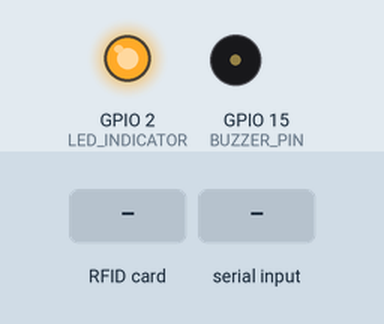
A sketch run on a simulated ESP32. Shown: output pins drawn as LEDs (lit = HIGH), buzzer (waves = sounding, pin HIGH). Inputs (shaded band) come from the test bench. WiFi joins after 1.5 s; servers stay silent unless stated; a WiFi scan finds three made-up networks; uploads are accepted with an empty reply; what the sketch prints to the serial monitor is not drawn.

Above: at 5.2 s.
At 6.8 s:
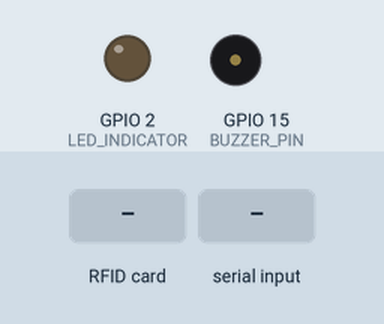
6.9 s: RFID card 5E 7A 19 C4 held to the reader
8.4 s: "REGISTRATION_SUCCESS\n" received over Serial
Timing chart, 0 to 11.4 s (numbered marks = the images above; inputs shaded):
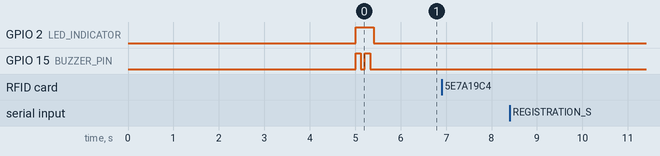

Measured:
- after the input at 6.9 s, every drawn part: stays the same
- after the input at 8.4 s, every drawn part: stays the same

The sketch:

esp32_rfid_reader.ino
```cpp
/*
 * ============================================================
 * SiRW Digital - Firmware IoT ESP32 RFID / NFC Reader (e-KTP & Mifare)
 * Proyek: Sistem Informasi Manajemen Rukun Warga (RW 05 Sukamaju)
 *
 * Wiring RC522 ke Arduino Nano ESP32:
 *   RC522   | Pin Arduino Nano ESP32
 *   --------|-----------------------
 *   SDA(SS) | Pin D10 (atau GPIO 21)
 *   SCK     | Pin D13 (atau GPIO 48)
 *   MOSI    | Pin D11 (atau GPIO 38)
 *   MISO    | Pin D12 (atau GPIO 47)
 *   RST     | Pin D9  (atau GPIO 18)
 *   GND     | GND
 *   3.3V    | 3V3    ⚠️ (PERINGATAN: Jangan ke 5V / VBUS!)
 *
 * Wiring RC522 ke ESP32 Standar (DevKit 30/38 pin):
 *   RC522   | Pin ESP32 DevKit
 *   --------|-----------------
 *   SDA(SS) | GPIO 5
 *   SCK     | GPIO 18
 *   MOSI    | GPIO 23
 *   MISO    | GPIO 19
 *   RST     | GPIO 22
 *   GND     | GND
 *   3.3V    | 3.3V
 * ============================================================
 */

#include <WiFi.h>
#include <HTTPClient.h>
#include <WiFiClientSecure.h>
#include <SPI.h>
#include <MFRC522.h>
// Note: Tanpa dependency ArduinoJson agar langsung bisa dicompile tanpa instalasi tambahan!

// ================= PILIH BOARD YANG DIGUNAKAN =================
// Aktifkan SALAH SATU baris define di bawah ini sesuai modul ESP32 Anda:
//#define USE_ARDUINO_NANO_ESP32   // <-- Aktif jika menggunakan Arduino Nano ESP32
//#define USE_ESP32_S3           // <-- Aktif jika menggunakan ESP32-S3 Dev Module
#define USE_ESP32_DEVKIT         // <-- Aktif jika menggunakan ESP32 DevKit Standar (WROOM 30/38 pin)

#if defined(USE_ARDUINO_NANO_ESP32)
  // Pinout Arduino Nano ESP32
  #if defined(D10) && defined(D9)
    #define SS_PIN    D10  // GPIO 21
    #define RST_PIN   D9   // GPIO 18
  #else
    #define SS_PIN    21   // D10 / GPIO 21
    #define RST_PIN   18   // D9  / GPIO 18
  #endif
  #ifndef LED_BUILTIN
    #define LED_INDICATOR 13
  #else
    #define LED_INDICATOR LED_BUILTIN
  #endif
  #define BUZZER_PIN    -1  // Opsional: pin buzzer jika ada (misal D2 / GPIO 5)

#elif defined(USE_ESP32_S3)
  // Pinout ESP32-S3 Dev Module
  #define SS_PIN    10  // SDA (SS)
  #define RST_PIN   9   // RST
  #define LED_INDICATOR -1
  #define BUZZER_PIN    -1

#else
  // Pinout ESP32 DevKit Standar (30/38 Pin WROOM)
  #define SS_PIN    5   // SDA / SS Pin
  #define RST_PIN   22  // Reset Pin
  #define LED_INDICATOR 2   // Built-in LED atau GPIO 2
  #define BUZZER_PIN    15  // Pin Buzzer
#endif

// ================= KONFIGURASI WIFI & SERVER API =================
// Default SSID dan Password (bisa diganti langsung dari Serial Monitor tanpa flash ulang!)
String currentSsid = "demoy";
String currentPass = "MIMPIibadah";

// Alamat API Server Live VPS SiRW Digital (HTTPS):
const char* API_URL       = "https://ruwa.unique-monsters.my.id/api/iot/rfid/scan";
const char* HEARTBEAT_URL = "https://ruwa.unique-monsters.my.id/api/iot/rfid/heartbeat";
const char* DEVICE_ID     = "ESP32-SCANNER-01";

// Inisialisasi Objek Sensor MFRC522
MFRC522 mfrc522(SS_PIN, RST_PIN);

// Variabel Debounce & Timer Heartbeat Realtime
unsigned long lastScanTime = 0;
String lastScannedUid = "";
const unsigned long SCAN_COOLDOWN = 2000; // 2 detik jeda

unsigned long lastHeartbeatTime = 0;
const unsigned long HEARTBEAT_INTERVAL = 15000; // Kirim heartbeat setiap 15 detik
unsigned long lastReconnectAttempt = 0;

void triggerFeedback(bool isSuccess, int beeps = 1) {
  if (LED_INDICATOR >= 0) {
    digitalWrite(LED_INDICATOR, HIGH);
  }

  if (BUZZER_PIN >= 0) {
    for (int i = 0; i < beeps; i++) {
      digitalWrite(BUZZER_PIN, HIGH);
      delay(isSuccess ? 120 : 350);
      digitalWrite(BUZZER_PIN, LOW);
      if (beeps > 1) delay(80);
    }
  } else {
    delay(isSuccess ? 200 : 600);
  }

  if (LED_INDICATOR >= 0) {
    digitalWrite(LED_INDICATOR, LOW);
  }
}

void sendHeartbeat();
void sendUidToServer(String uid);
void connectToWiFi();

void setup() {
  Serial.begin(115200);
  delay(1000);

  if (LED_INDICATOR >= 0) {
    pinMode(LED_INDICATOR, OUTPUT);
    digitalWrite(LED_INDICATOR, LOW);
  }

  if (BUZZER_PIN >= 0) {
    pinMode(BUZZER_PIN, OUTPUT);
    digitalWrite(BUZZER_PIN, LOW);
  }

  Serial.println("\n============================================================");
  Serial.println("   SiRW Digital - ESP32 IoT e-KTP / RFID Scanner Reader     ");
  Serial.println("============================================================");

  // Inisialisasi Bus SPI & RC522
  SPI.begin();
  mfrc522.PCD_Init();
  delay(100);

  // Verifikasi Komunikasi dengan Reader RC522
  byte version = mfrc522.PCD_ReadRegister(mfrc522.VersionReg);
  Serial.print("Status Reader RC522 Register Version: 0x");
  Serial.println(version, HEX);
  if (version == 0x00 || version == 0xFF) {
    Serial.println("⚠️ [PERINGATAN] RC522 tidak terdeteksi! Periksa kabel SPI dan tegangan 3.3V.");
  } else {
    Serial.println("✅ [OK] Sensor RFID-RC522 Berhasil Terdeteksi!");
  }

  // Mulai Koneksi WiFi
  connectToWiFi();

  Serial.println("\n>> Scanner Siap. Silakan tempelkan kartu e-KTP / RFID Mifare...");
  Serial.println("💡 TIPS: Anda dapat mengganti WiFi langsung dari sini kapan saja!");
  Serial.println("   Ketik di Serial Monitor: NamaWiFi,Password lalu tekan Enter.");
}

void connectToWiFi() {
  Serial.println("\n--- Memindai Jaringan WiFi 2.4 GHz di Sekitar ---");
  WiFi.persistent(false);
  WiFi.disconnect(true);
  delay(200);
  WiFi.mode(WIFI_STA);

  int n = WiFi.scanNetworks();
  bool foundExact = false;
  String similarSsid = "";

  if (n <= 0) {
    Serial.println("⚠️ Tidak ada jaringan WiFi 2.4 GHz yang terdeteksi di sekitar!");
  } else {
    Serial.print("Ditemukan ");
    Serial.print(n);
    Serial.println(" jaringan WiFi 2.4 GHz:");
    for (int i = 0; i < n; ++i) {
      String found = WiFi.SSID(i);
      Serial.print("   ");
      Serial.print(i + 1);
      Serial.print(". \"");
      Serial.print(found);
      Serial.print("\" (Sinyal: ");
      Serial.print(WiFi.RSSI(i));
      Serial.println(" dBm)");

      if (found == currentSsid) {
        foundExact = true;
      } else if (found.equalsIgnoreCase(currentSsid)) {
        similarSsid = found;
      }
    }
  }

  // PENTING: Bersihkan buffer scan agar tidak mengunci radio WiFi ESP32
  WiFi.scanDelete();
  delay(100);

  if (!foundExact && similarSsid.length() > 0) {
    Serial.println("\n💡 Ditemukan SSID dengan perbedaan huruf besar/kecil: \"" + similarSsid + "\"");
    Serial.println("   Otomatis menggunakan SSID: \"" + similarSsid + "\"");
    currentSsid = similarSsid;
    foundExact = true;
  }

  if (!foundExact) {
    Serial.println("\n⚠️ [PERINGATAN] Nama WiFi \"" + currentSsid + "\" TIDAK DITEMUKAN di daftar scan!");
    Serial.println("   👉 ESP32 HANYA MENDUKUNG FREKUENSI 2.4 GHz (TIDAK BISA 5 GHz).");
    Serial.println("   👉 Jika memakai Hotspot HP: Masuk ke Pengaturan Hotspot -> ganti AP Band ke \"2.4 GHz\".");
    Serial.println("   👉 Atau ketik nama WiFi yang terdeteksi di Serial Monitor dengan format: NamaWiFi,Password");
  }

  Serial.print("\nMenghubungkan ke WiFi: \"");
  Serial.print(currentSsid);
  Serial.println("\"...");

  WiFi.setSleep(false);
  WiFi.begin(currentSsid.c_str(), currentPass.c_str());

  int wifiTimeout = 0;
  while (WiFi.status() != WL_CONNECTED && wifiTimeout < 40) {
    delay(500);
    Serial.print(".");
    wifiTimeout++;
  }

  if (WiFi.status() == WL_CONNECTED) {
    Serial.println("\n✅ [OK] WiFi BERHASIL TERHUBUNG!");
    Serial.print("   SSID       : ");
    Serial.println(WiFi.SSID());
    Serial.print("   IP Address : ");
    Serial.println(WiFi.localIP());
    Serial.print("   Kekuatan   : ");
    Serial.print(WiFi.RSSI());
    Serial.println(" dBm");
    triggerFeedback(true, 2);
    // Kirim heartbeat pertama ke server VPS
    sendHeartbeat();
  } else {
    Serial.println("\n❌ [GAGAL TERHUBUNG - Status Code: " + String(WiFi.status()) + "]");
    Serial.println("   Catatan: Code 6 = WL_DISCONNECTED (Beacon tidak diterima atau password salah).");
  }
}

void loop() {
  unsigned long now = millis();

  // 1. Fitur Interaktif: Ganti WiFi Langsung dari Serial Monitor
  if (Serial.available() > 0) {
    String input = Serial.readStringUntil('\n');
    input.trim();
    if (input.indexOf(',') > 0) {
      int sep = input.indexOf(',');
      currentSsid = input.substring(0, sep);
      currentPass = input.substring(sep + 1);
      currentSsid.trim();
      currentPass.trim();
      Serial.println("\n[GANTI KONFIGURASI] Mencoba menghubungkan ke:");
      Serial.println("   SSID: \"" + currentSsid + "\"");
      connectToWiFi();
      return;
    } else if (input.equalsIgnoreCase("scan") || input.equalsIgnoreCase("rescan")) {
      connectToWiFi();
      return;
    } else {
      Serial.println("Format salah. Gunakan format: NamaWiFi,Password (Contoh: demoy,MIMPIibadah)");
    }
  }

  // 2. Kirim Heartbeat berkala setiap 15 detik agar status di web selalu realtime Online
  if (WiFi.status() == WL_CONNECTED && (now - lastHeartbeatTime >= HEARTBEAT_INTERVAL)) {
    lastHeartbeatTime = now;
    sendHeartbeat();
  }

  // 3. Auto-reconnect non-blocking jika WiFi putus
  if (WiFi.status() != WL_CONNECTED && (now - lastReconnectAttempt >= 20000)) {
    lastReconnectAttempt = now;
    Serial.println("⚠️ [INFO] Mencoba menyambung kembali ke WiFi...");
    WiFi.begin(currentSsid.c_str(), currentPass.c_str());
  }

  // 4. Cek apakah ada kartu baru terdeteksi
  if (!mfrc522.PICC_IsNewCardPresent()) {
    return;
  }

  // Baca serial kartu
  if (!mfrc522.PICC_ReadCardSerial()) {
    return;
  }

  // Konversi Byte UID ke format Heksadesimal Uppercase
  String cardUid = "";
  for (byte i = 0; i < mfrc522.uid.size; i++) {
    if (mfrc522.uid.uidByte[i] < 0x10) cardUid += "0";
    cardUid += String(mfrc522.uid.uidByte[i], HEX);
  }
  cardUid.toUpperCase();

  // Hindari spam baca kartu yang sama dalam jeda 2 detik
  if (cardUid == lastScannedUid && (now - lastScanTime < SCAN_COOLDOWN)) {
    mfrc522.PICC_HaltA();
    mfrc522.PCD_StopCrypto1();
    return;
  }

  lastScannedUid = cardUid;
  lastScanTime = now;

  Serial.println("\n------------------------------------------------------------");
  Serial.print("💳 [KARTU TERDETEKSI] UID: ");
  Serial.println(cardUid);

  // Kirim data scan ke API Server SiRW VPS
  sendUidToServer(cardUid);

  // Hentikan enkripsi & pembacaan kartu saat ini
  mfrc522.PICC_HaltA();
  mfrc522.PCD_StopCrypto1();
}

void sendHeartbeat() {
  if (WiFi.status() != WL_CONNECTED) return;

  WiFiClientSecure client;
  client.setInsecure();

  HTTPClient http;
  if (!http.begin(client, HEARTBEAT_URL)) return;

  http.addHeader("Content-Type", "application/json");

  String payload = "{\"device_id\":\"" + String(DEVICE_ID) + "\",\"ip\":\"" + WiFi.localIP().toString() + "\",\"rssi\":" + String(WiFi.RSSI()) + "}";
  int code = http.POST(payload);

  if (code > 0) {
    Serial.println("💓 [PING/HEARTBEAT] Terkirim ke server SiRW. Web Status: ONLINE");
  }

  http.end();
}

void sendUidToServer(String uid) {
  if (WiFi.status() != WL_CONNECTED) {
    Serial.println("❌ [ERROR] WiFi tidak tersambung. Reconnecting...");
    WiFi.begin(currentSsid.c_str(), currentPass.c_str());
    triggerFeedback(false, 2);
    return;
  }

  WiFiClientSecure client;
  client.setInsecure(); // Izinkan koneksi HTTPS ke VPS tanpa repot pasang sertifikat root CA

  HTTPClient http;
  if (!http.begin(client, API_URL)) {
    Serial.println("❌ [ERROR] Gagal menginisialisasi koneksi ke server VPS!");
    triggerFeedback(false, 1);
    return;
  }

  http.addHeader("Content-Type", "application/json");

  // Siapkan Payload JSON secara native tanpa perlu library eksternal
  String requestBody = "{\"uid\":\"" + uid + "\",\"device_id\":\"" + String(DEVICE_ID) + "\"}";

  Serial.println(">> Mengirim POST Tap Kartu ke Server SiRW:");
  Serial.print("   URL: ");
  Serial.println(API_URL);
  Serial.print("   Payload: ");
  Serial.println(requestBody);

  int httpCode = http.POST(requestBody);

  if (httpCode > 0) {
    String response = http.getString();
    Serial.print("✅ [HTTP SUCCESS] Status Code: ");
    Serial.println(httpCode);
    Serial.print("   Respon Backend: ");
    Serial.println(response);

    // SKENARIO 1: REGISTRASI SUKSES KE USER LOGIN
    if (response.indexOf("REGISTRATION_SUCCESS") >= 0) {
      Serial.println("🎉 [SUKSES REGISTRASI] Kartu e-KTP berhasil didaftarkan untuk user login!");
      triggerFeedback(true, 3); // 3 bip merdu tanda sukses terdaftar
    }
    // SKENARIO 2: KARTU SUDAH TERDAFTAR DI AKUN LAIN (DITOLAK)
    else if (response.indexOf("DUPLICATE_CARD") >= 0) {
      Serial.println("⛔ [DITOLAK] KARTU SUDAH DIGUNAKAN DI AKUN LAIN! Tidak dapat didaftarkan.");
      triggerFeedback(false, 2); // 2 bip panjang tanda penolakan duplikat
    }
    // SKENARIO 3: AKSES / IDENTIFIKASI TAP DITERIMA
    else if (response.indexOf("ACCESS_GRANTED") >= 0) {
      Serial.println("✅ [AKSES DITERIMA] Identitas kartu diverifikasi!");
      triggerFeedback(true, 1); // 1 bip konfirmasi akses diterima
    }
    // SKENARIO 4: KARTU BELUM TERDAFTAR
    else if (response.indexOf("UNREGISTERED_CARD") >= 0) {
      Serial.println("⚠️ [KARTU BELUM TERDAFTAR] Buka web SiRW lalu klik 'Scan e-KTP' untuk mendaftar.");
      triggerFeedback(false, 1);
    }
    else {
      Serial.println("ℹ️ [INFO] Data tap telah diproses oleh server.");
    }
  } else {
    Serial.print("❌ [HTTP ERROR] Gagal menghubungi server SiRW. Error Code: ");
    Serial.print(httpCode);
    Serial.print(" - ");
    Serial.println(http.errorToString(httpCode));
    triggerFeedback(false, 1);
  }

  http.end();
}
```
